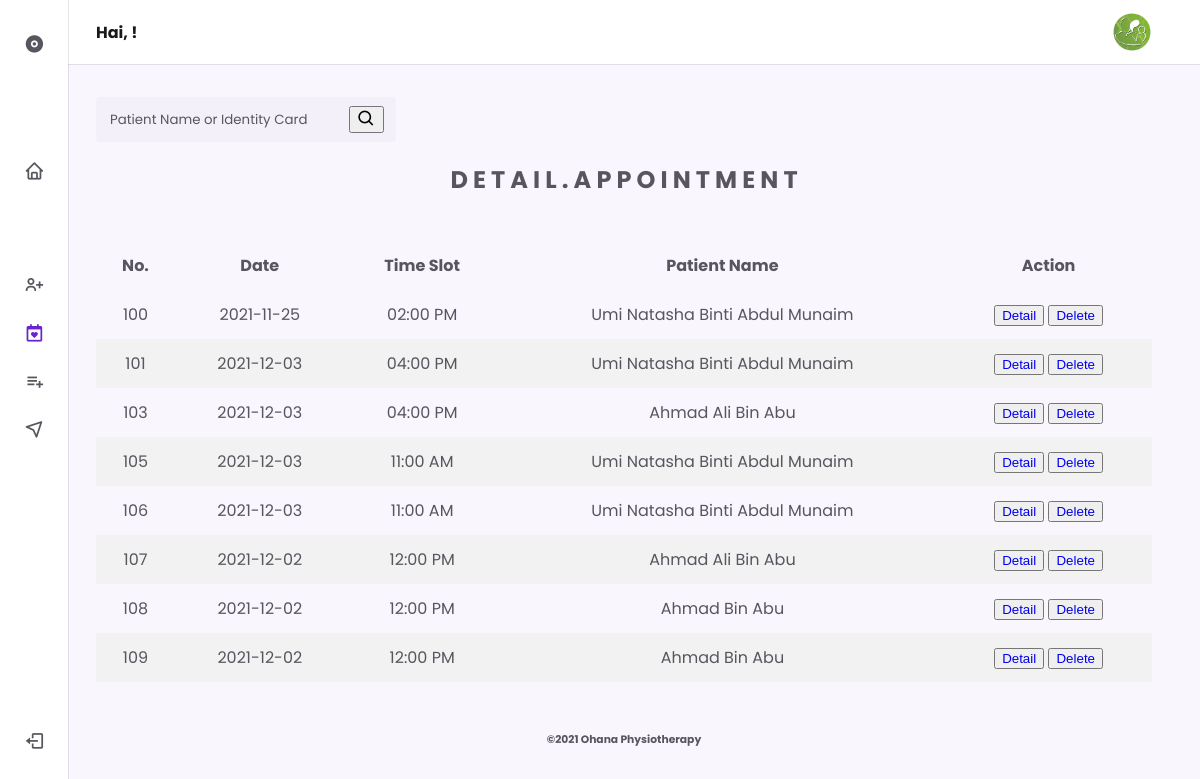
Page /admin/viewbooking.php on the committed database.
### tables this page shows
CREATE TABLE `bookings` (
  `id_book` int(11) NOT NULL,
  `date` date NOT NULL,
  `timeslot` varchar(50) NOT NULL,
  `name` varchar(50) NOT NULL,
  `gender` varchar(50) NOT NULL,
  `phone` varchar(50) NOT NULL,
  `email` varchar(50) NOT NULL,
  `comment` varchar(50) NOT NULL,
  `ic` varchar(50) NOT NULL,
  `id_patient` int(11) NOT NULL
);

### admin/viewbooking.php (the view, shortened to what this page needs)
<?php
$conn = mysqli_connect('localhost', 'root' );
$sql = "SELECT * FROM bookings";
$result = mysqli_query($conn, $sql);
?>
<?php
if(isset($_POST['search']))
{
    $valueToSearch = $_POST['valueToSearch'];
    $query = "SELECT * FROM `bookings` WHERE CONCAT(`name`, `ic`) LIKE '%".$valueToSearch."%'";
    $search_result = filterTable($query);
}
 else {
    $query = "SELECT * FROM `bookings`";
    $search_result = filterTable($query);
}
function filterTable($query)
{
    $conn = mysqli_connect("localhost", "root", "", "ohana");
    $filter_Result = mysqli_query($conn, $query);
    return $filter_Result;
}
?>
<!DOCTYPE html>
    <html lang="en">
    <head>
        <link rel="stylesheet" href="https://cdn.jsdelivr.net/npm/boxicons@latest/css/boxicons.min.css">
        <link rel="stylesheet" href="assets/css/styles.css">
    </head>
    <body>
        <header class="header">
            <div class="header__container">
                <img src="assets/img/4.jpg" alt="" class="header__img">
                <a href="index.php" class="header__logo"><strong>Hai, <?php echo $_SESSION['username'] ?></b> !</strong></a>
            </div>
        </header>
        <div class="nav" id="navbar">
            <nav class="nav__container">
                <div>
                    <a href="index.php" class="nav__link nav__logo">
                        <i class='bx bxs-disc nav__icon' ></i>
                    </a>
                    <div class="nav__list">
                        <div class="nav__items">
                            <a href="index.php" class="nav__link">
                                <i class='bx bx-home nav__icon' ></i>
                            </a>
                        </div>
                        <div class="nav__items">
                            <div class="nav__dropdown">
                                <a href="#" class="nav__link">
                                    <i class='bx bx-user-plus nav__icon' ></i>
                                </a>
                            </div>
							<div class="nav__dropdown">
                                <a href="#" class="nav__link active">
                                    <i class='bx bx-calendar-heart nav__icon' ></i>
                                </a>
                            </div>
							<div class="nav__dropdown">
                                <a href="#" class="nav__link">
                                    <i class='bx bx-list-plus nav__icon' ></i>
                                </a>
                            </div>
							<div class="nav__dropdown">
                                <a href="#" class="nav__link">
                                    <i class='bx bx-navigation nav__icon' ></i>
                                </a>
                            </div>
                        </div>
                    </div>
                </div>
                <a href="logout.php" class="nav__link nav__logout">
                    <i class='bx bx-log-out nav__icon' ></i>
                </a>
            </nav>
        </div>
		<BR>
        <main>
		<form action="" method="post" class="checkdomain form-inline" >
		<div class="header__search">
			<input class="header__input" type="text" class="form-control" id="domainnamehere" name="valueToSearch" placeholder="Patient Name or Identity Card">
			<button type="submit" name="search" value="Filter" class="btn btn-primary grd1"><i class='bx bx-search header__icon' ></i></button>
		</div>
            <div style="overflow-x: auto;">
			<center><h2>D E T A I L . A P P O I N T M E N T</h2></center>
			<br>
			  <table>
				<tr>
				  <th>No.</th>
				  <th>Date</th>
				  <th>Time Slot</th>
				  <th>Patient Name</th>
				  <th>Action</th>
				</tr>
					<?php
						if(mysqli_num_rows($result) > 0)
						{
						while($row = mysqli_fetch_assoc($result))
						{
					?>
				<tbody>
					<?php while($row = mysqli_fetch_array($search_result)):?>
				<tr>
				  <td><?php echo $row['id_book']; ?></td>
				  <td><?php echo $row['date']; ?></td>
				  <td><?php echo $row['timeslot']; ?></td>
				  <td><?php echo $row['name']; ?></td>
				  <td>
					<button><a href="displaybooking.php?id=<?php echo $row["id_book"]; ?>" class="btn btn-danger delete-listview-btn" onClick="return confirm">Detail</a></button>
					<button><a href="deletebooking.php?id=<?php echo $row["id_book"]; ?>" class="btn btn-danger delete-listview-btn" onClick="return confirm('Do you really want to delete?');">Delete</a></button>
				  </td>
				</tr>
					<?php endwhile;?>
				</tbody>
					<?php
						   }
						}
						else
						{
						   echo "0 results";
						}
					?>
			  </table>
			</div>
        </main>
		<BR>
		<center>
		<footer class="container-fluid">
			<h6 class="text-center small">©2021 Ohana Physiotherapy</h6>
		</footer>
		</center>
    </body>
</html>

### admin/assets/css/styles.css (style rules this page uses)
:root { --header-height: 3.5rem; --nav-width: 219px; --first-color: #6923D0; --first-color-light: #F4F0FA; --title-color: #19181B; --text-color: #58555E; --text-color-light: #A5A1AA; --body-color: #F9F6FD; --container-color: #FFFFFF; --body-font: 'Poppins', sans-serif; --normal-font-size: .938rem; --small-font-size: .75rem; --smaller-font-size: .75rem; --font-medium: 500; --font-semi-bold: 600; --z-fixed: 100; }
@media screen and (min-width: 1024px) { :root { --normal-font-size: 1rem; --small-font-size: .875rem; --smaller-font-size: .813rem; } }
body { margin: var(--header-height) 0 0 0; padding: 1rem 1rem 0; font-family: var(--body-font); font-size: var(--normal-font-size); background-color: var(--body-color); color: var(--text-color); }
a { text-decoration: none; }
img { max-width: 100%; height: auto; }
.header { position: fixed; top: 0; left: 0; width: 100%; background-color: var(--container-color); box-shadow: 0 1px 0 rgba(22, 8, 43, 0.1); padding: 0 1rem; z-index: var(--z-fixed); }
.header__container { display: flex; align-items: center; height: var(--header-height); justify-content: space-between; }
.header__img { width: 35px; height: 35px; border-radius: 50%; }
.header__logo { color: var(--title-color); font-weight: var(--font-medium); display: none; }
.header__search { display: flex; padding: .40rem .75rem; background-color: var(--first-color-light); border-radius: .25rem; }
.header__input { width: 100%; border: none; outline: none; background-color: var(--first-color-light); }
.header__input::placeholder { font-family: var(--body-font); color: var(--text-color); }
.header__icon, .header__toggle { font-size: 1.2rem; }
.nav { position: fixed; top: 0; left: -100%; height: 100vh; padding: 1rem 1rem 0; background-color: var(--container-color); box-shadow: 1px 0 0 rgba(22, 8, 43, 0.1); z-index: var(--z-fixed); transition: .4s; }
.nav__container { height: 100%; display: flex; flex-direction: column; justify-content: space-between; padding-bottom: 3rem; overflow: auto; scrollbar-width: none; }
.nav__logo { font-weight: var(--font-semi-bold); margin-bottom: 2.5rem; }
.nav__list, .nav__items { display: grid; }
.nav__list { row-gap: 2.5rem; }
.nav__items { row-gap: 1.5rem; }
.nav__link { display: flex; align-items: center; color: var(--text-color); }
.nav__icon { font-size: 1.2rem; margin-right: .5rem; }
.nav__logout { margin-top: 5rem; }
.nav__dropdown { overflow: hidden; max-height: 21px; transition: .4s ease-in-out; }
.active { color: var(--first-color); }
@media screen and (min-width: 768px) { body { padding: 1rem 3rem 0 6rem; } }
@media screen and (min-width: 768px) { .header { padding: 0 3rem 0 6rem; } }
@media screen and (min-width: 768px) { .header__container { height: calc(var(--header-height) + .5rem); } }
@media screen and (min-width: 768px) { .header__search { width: 300px; padding: .55rem .75rem; } }
@media screen and (min-width: 768px) { .header__logo { display: block; } }
@media screen and (min-width: 768px) { .header__img { width: 40px; height: 40px; order: 1; } }
@media screen and (min-width: 768px) { .nav { left: 0; padding: 1.2rem 1.5rem 0; width: 68px; } }
@media screen and (min-width: 768px) { .nav__items { row-gap: 1.7rem; } }
@media screen and (min-width: 768px) { .nav__icon { font-size: 1.3rem; } }

### admin/viewbooking.php (style rules this page uses)
table { border-collapse: collapse; width: 100%; }
th, td { text-align: center; padding: 12px; }
tr:nth-child(even) { background-color: #f2f2f2; }

### rows in the picture
bookings: id_book "100", date "2021-11-25", timeslot "02:00 PM", name "Umi Natasha Binti Abdul Munaim"
bookings: id_book "101", date "2021-12-03", timeslot "04:00 PM", name "Umi Natasha Binti Abdul Munaim"
bookings: id_book "103", date "2021-12-03", timeslot "04:00 PM", name "Ahmad Ali Bin Abu"
bookings: id_book "105", date "2021-12-03", timeslot "11:00 AM", name "Umi Natasha Binti Abdul Munaim"
bookings: id_book "106", date "2021-12-03", timeslot "11:00 AM", name "Umi Natasha Binti Abdul Munaim"
bookings: id_book "107", date "2021-12-02", timeslot "12:00 PM", name "Ahmad Ali Bin Abu"
bookings: id_book "108", date "2021-12-02", timeslot "12:00 PM", name "Ahmad Bin Abu"
bookings: id_book "109", date "2021-12-02", timeslot "12:00 PM", name "Ahmad Bin Abu"
